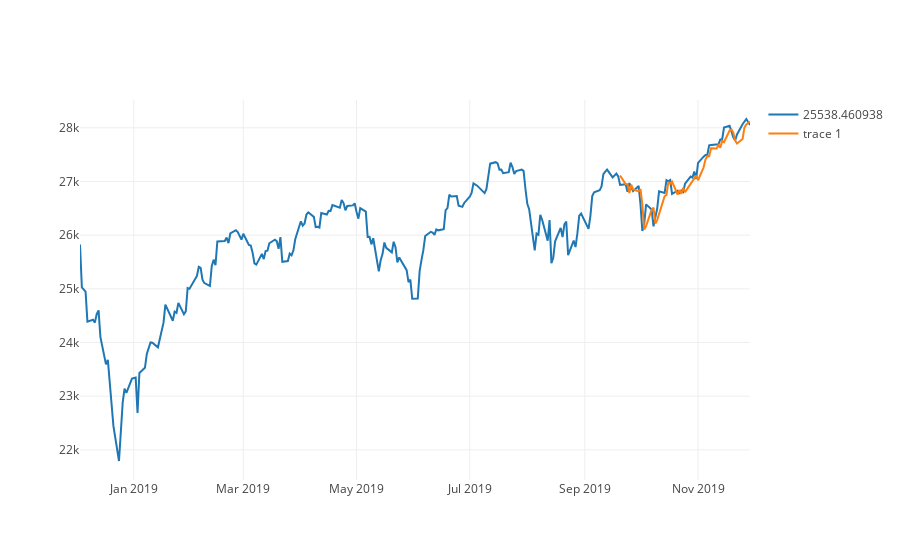

Source (notebook cell):
### Code cell
# кажется, получилось весьма неплохо
plotting.plot_multiple_ts(ts, preds)
